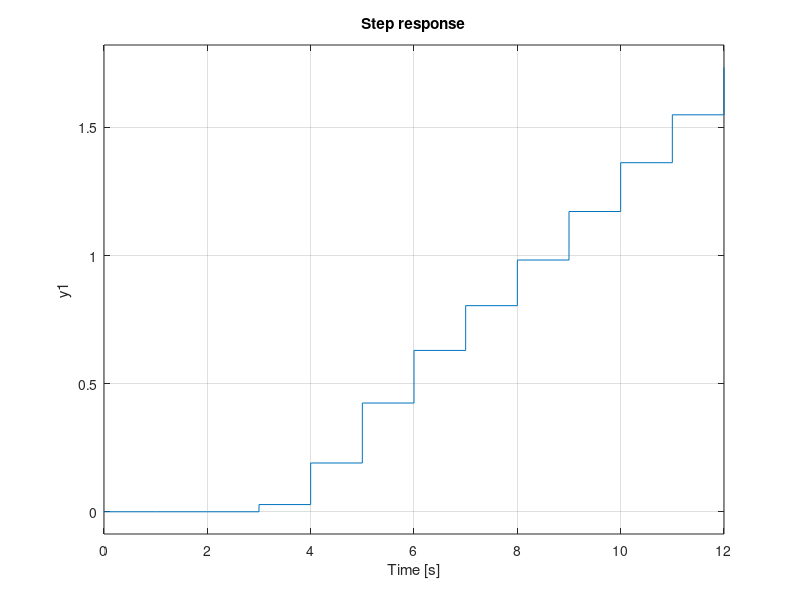

Source code (MATLAB): (Note: this script raises an error after producing the figure.)

clear;
clc;
close all;

plant = 1;

if plant == 1
    % Main Plant for Task
    d = 1; % plant delay
    B = [0.0281, 0.1278, 0.0513, 0.0013];
    A = [1, -1.2254, 0.5711, -0.3507, 0.005];
    C = [1 -0.9];
    D = [1, -1];

elseif plant == 2
    % Simple Plant Example from Camacho S56
    d = 0; % plant delay
    B = [0.4, 0.6];
    A = [1, -0.8];
    C = [1];
    D = [1, -1];
end


o_a = length(A) - 1;
o_b = length(B) - 1;


figure();
subplot(4, 5, 1);
plant_tf = tf(B, [A, zeros(1, d+1)], -1);
pzmap(plant_tf);
title("Plant Poles and Zeros");

subplot(4, 5, 5+1);
step(plant_tf, 12);
grid on
title("Step response");


C = [1];
D = [1, -1];

o_c = length(C) - 1;
o_d = length(D) - 1;







test_delay = false;
test_hc = true;

for i = 1:4
    
    if test_delay
        d = i-1;
        N = 5;
        hi = d + 1;
        hp = d + N + 1;
        hc = N + 1;
        lambda = 0.8;

    elseif test_hc
        d = 0;
        N = i*i*i
        hi = d + 1;
        hp = d + N + 1;
        hc = N+1;
        lambda = 0.8;


    else
        
        
        if i == 1
            % property 1 (Minimal Variance Control)
            % h_p = h_i = plant_delay + 1
            % h_c = 1
            % l = 0
            hp = d + 1;
            hi = d + 1;
            hc = 1;
            lambda = 0.00;
            
        elseif i == 2
            % property 2 (One step Ahead Predictive Control)
            % h_p = h_i = plant_delay + 1
            % h_c = 1
            % l != 0
            hp = d + 1;
            hi = d + 1;
            hc = 1;
            lambda = 0.8;
            
        elseif i == 3
            % property 3 (Pole placement)
            % h_c = order(A) + order(D)
            % h_i = order(B) + plant_delay + 1
            % h_p > h_i + h_c
            % l = 0
            hc = o_a + o_d;
            hi = o_b + d + 1;
            hp = hi + hc + 1;
            lambda = 0.00;
            
        elseif i == 4
            % property 4 (Internal Model Control)
            % h_p -> inf (100+)
            % h_c = 1
            % h_i = plant_delay + 1
            % l = 0
            % D = 1 - q^-1
            hp = 10;
            hc = d + 1;
            hi = d + 1;
            lambda = 0.00;
        end
        
    end
    
    disp("d: " + d + " hp: " + hp + " hi: " + hi + " hc: " + hc + " lambda: " + lambda);
    
    
    
    E_ges = zeros(hp, hp);
    F_size = o_a + o_d;
    F_ges = zeros(hp, F_size);
    G_ges = zeros(hp, hp);
    G_ges_flipped = zeros(hp, hp);
    H_size = length(C);
    H_ges = zeros(hp, H_size);
    
    for j = 1:hp
        [E, F] = PolyDiv(C, conv(A, D), j);
        E_ges(j, 1:length(E)) = E;
        F_ges(j, 1:length(F)) = F;
        
        [G, H] = PolyDiv(conv(B, E), C, j);
        G_ges(j, 1:length(G)) = G;
        H_ges(j, 1:length(H)) = H;

        G_ges_flipped(j, 1:length(G)) = fliplr(G);
    end
    
    disp("E_ges:")
    disp(E_ges)
    disp("F_ges:")
    disp(F_ges)
    disp("G_ges:")
    disp(G_ges)
    disp("H_ges:")
    disp(H_ges)

    % G_ges:

    % [g_0_0,       0,      0,      0]
    % [g_1_0,   g_1_1,      0,      0]
    % [g_2_0,   g_2_1,  g_2_2,      0]
    % [g_3_0,   g_3_1,  g_3_2,  g_3_3]

    % G_ges_flipped:
    
    % [g_0_0,       0,      0,      0]
    % [g_1_1,   g_1_0,      0,      0]
    % [g_2_2,   g_2_1,  g_2_0,      0]
    % [g_3_3,   g_3_2,  g_3_1,  g_3_0]
    
    % psi:
    % [g_1_1,   g_1_0,      0]
    % [g_2_2,   g_2_1,  g_2_0]
    % [g_3_3,   g_3_2,  g_3_1]

    
    psi = G_ges_flipped(hi:hp, 1:hc);
    
    % ?????????????????
    %for j = hi:hp
    %    buf = G_ges(j, :);
    %    buf = buf.
    %    % psi(j-hp+1, min(j, hp):-1:1) = G_ges(j, max(1, j - hp + 1):j);
    %end
    
    disp("psi:")
    disp(psi)
    
    gamma = (psi' * psi + lambda * eye(hc)) \ psi';
    gamma = gamma(1, :);
    
    disp("gamma:")
    disp(gamma)
    
    
    % R * y + S * u = T * y_s
    % see https://www.mathworks.com/help/sps/ref/rstcontroller.html#d126e252765
    
    % R = sum(j = [0, ..., h_c])(gamma_j * F_j)
    R = zeros(1, length(F_ges(1, :)));
    for j = hp:hp
        R = R + gamma(j - hp + 1) * F_ges(j, :);
    end
    disp("R:")
    disp(R)
    
    % S = D * { C + sum(j = [0, ..., h_c])(gamma_j * H_j-d) * q^-1}
    
    S1 = C;
    S2 = zeros(1, length(H_ges(1,:)));
    for j = hp:hp
        S2 = S2 + gamma(j - hp + 1) * H_ges(j - d, :);
    end
    S2 = [0, S2];
    
    if length(S1) < length(S2)
        S1 = [S1, zeros(1, length(S2) - length(S1))];
    else
        S2 = [S2, zeros(1, length(S1) - length(S2))];
    end
    S = S1 + S2;
    S = conv(D, S);
    
    disp("S:")
    disp(S)
    
    % T = C * sum(j = [0, ..., h_c])(gamma_j * q^-j)
    T = conv(C, gamma);
    disp("T:")
    disp(T)
    
    
    
    % p_c = A * S + B * R * q^(-d-1)
    p_c1 = conv(A, S);
    p_c2 = [zeros(1, d+1), conv(B, R)];
    disp("p_c1:")
    disp(p_c1)
    disp("p_c2:")
    disp(p_c2)
    if length(p_c1) < length(p_c2)
        p_c1 = [p_c1, zeros(1, length(p_c2) - length(p_c1))];
    else
        p_c2 = [p_c2, zeros(1, length(p_c1) - length(p_c2))];
    end
    p_c = p_c1 + p_c2;
    %p_c = p_c(1:find(p_c, 1, 'last'));

    disp("p_c:")
    disp(p_c)
    
    % y_ys = B * T * q^(-d-1) / p_c
    y_ys_n = [zeros(1, d+1), conv(B, T)];
    y_ys_d = p_c;
    if length(y_ys_n) < length(y_ys_d)
        y_ys_n = [y_ys_n, zeros(1, length(y_ys_d) - length(y_ys_n))];
    else
        y_ys_d = [y_ys_d, zeros(1, length(y_ys_n) - length(y_ys_d))];
    end
    disp("y_ys:")
    disp(y_ys_n)
    disp(y_ys_d)
    y_ys = tf(y_ys_n, y_ys_d, -1);

    % u_ys = A * T / p_c
    u_ys_n = conv(A, T);
    u_ys_d = p_c;
    if length(u_ys_n) < length(u_ys_d)
        u_ys_n = [u_ys_n, zeros(1, length(u_ys_d) - length(u_ys_n))];
    else
        u_ys_d = [u_ys_d, zeros(1, length(u_ys_n) - length(u_ys_d))];
    end
    disp("u_ys:")
    disp(u_ys_n)
    disp(u_ys_d)
    u_ys = tf(u_ys_n, u_ys_d, -1);




    AT = conv(A, T);
    AS = conv(A, S);
    BS = conv(B, S);
    AR = conv(A, R);
    BR = conv(B, R);

    y_vy = tf(conv(A, S), p_c, -1);                               % Sensitivity function
    y_vu = tf(conv(B, S), [p_c, zeros(1, d+1)], -1);     % Sensitivity function x System
    y_n  = tf(conv(B, R), [p_c, zeros(1, d+1)], -1);     % Complementary sensitivity function
    
    %u_ys =   tf(conv(A, T), p_c, -1);
    u_vy = - tf(conv(A, R), p_c, -1);                         % Sensitivity function x Controller
    u_vu =   tf(conv(B, R), [p_c, zeros(1, d+1)], -1);                           % Sensitivity function
    u_n  = - tf(conv(A, R), p_c, -1);                         % Sensitivity function x Controller
    
    subplot(4,5, i+1);
    pzmap(y_ys);
    title("Poles and Zeros Y/Y*");
    
    
    subplot(4,5, i+1 +5);
    step(y_ys);
    hold on;
    step(u_ys);
    grid on;
    title("Step response Y/Y* and U/Y*");
    xlabel("Time");
    ylabel("Amplitude");
    
    
    
    
end
